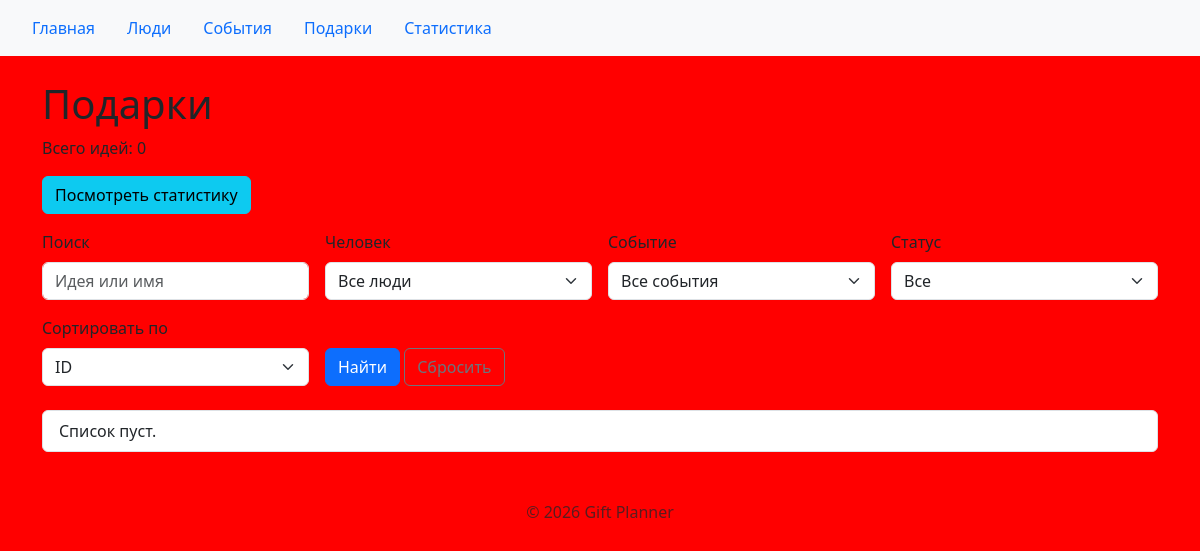
/gifts/, run on an earlier commit of the app's database.
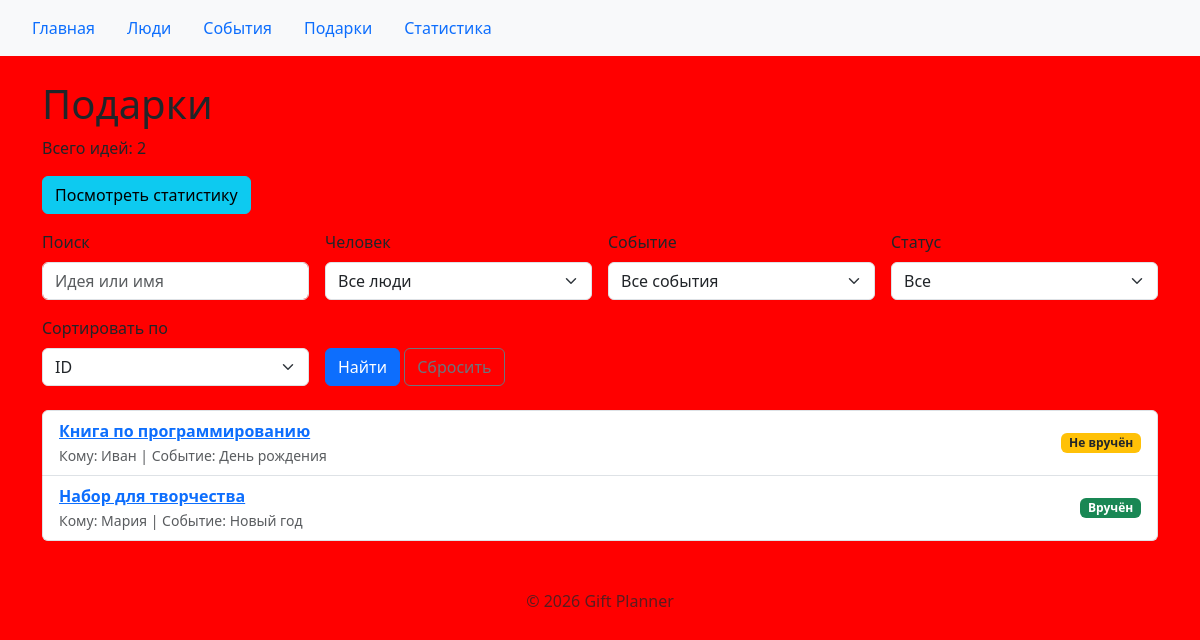
And on a later commit of the database.
### gifts/models.py (models this page shows, shortened)
class Gift(models.Model):
    person = models.ForeignKey(
        Person,
        on_delete=models.PROTECT,
        related_name="gifts",
        verbose_name="Человек",
    )
    event = models.ForeignKey(
        Event,
        on_delete=models.PROTECT,
        related_name="gifts",
        verbose_name="Событие",
    )
    idea = models.CharField(
        max_length=300,
        verbose_name="Идея подарка",
    )
    is_done = models.BooleanField(
        default=False,
        verbose_name="Вручён",
    )
    class Meta:
        ordering = ["pk"]
        verbose_name = "Подарок"
        verbose_name_plural = "Подарки"

### gifts/views.py (the view)
# urls.py: path("gifts/", include("gifts.urls")),
def gifts(request):
    query = request.GET.get("q", "").strip()
    person_id = request.GET.get("person", "").strip()
    event_id = request.GET.get("event", "").strip()
    status = request.GET.get("status", "").strip()
    sort = request.GET.get("sort", "id")
    gifts_data = Gift.objects.all()
    if query:
        gifts_data = gifts_data.filter(
            Q(idea__icontains=query) | Q(person__name__icontains=query)
        )
    if person_id.isdigit():
        gifts_data = gifts_data.filter(person_id=int(person_id))
    if event_id.isdigit():
        gifts_data = gifts_data.filter(event_id=int(event_id))
    if status == "done":
        gifts_data = gifts_data.filter(is_done=True)
    elif status == "pending":
        gifts_data = gifts_data.exclude(is_done=True)
    gifts_data = gifts_data.annotate(
        person_name=F("person__name"),
        event_title=F("event__title"),
    )
    sort_fields = {
        "id": "id",
        "idea": "idea",
        "person": "person__name",
        "event": "event__title",
    }
    sort_field = sort_fields.get(sort, "id")
    gifts_data = gifts_data.order_by(sort_field, "id")
    gifts_data = gifts_data.values(
        "id",
        "idea",
        "is_done",
        "person_name",
        "event_title",
    )
    paginator = Paginator(gifts_data, 5)
    page_obj = paginator.get_page(request.GET.get("page"))
    context = {
        "gifts": page_obj,
        "page_obj": page_obj,
        "query": query,
        "selected_person": person_id,
        "selected_event": event_id,
        "status": status,
        "sort": sort,
        "persons": Person.objects.order_by("name"),
        "events": Event.objects.order_by("title"),
        "total_count": paginator.count,
    }
    return render(request, "gifts/gift_list.html", context)

### gifts/templates/gifts/gift_list.html (shortened to what this page needs)
{% extends "base.html" %}
{% block content %}
<h1>Подарки</h1>
<p>Всего идей: {{ total_count }}</p>
<a href="{% url 'gifts:statistics' %}" class="btn btn-info mb-3">Посмотреть статистику</a>
<form method="get" class="mb-4">
    <div class="row g-3 align-items-end">
        <div class="col-md-3">
            <label for="q" class="form-label">Поиск</label>
            <input
                type="text"
                id="q"
                name="q"
                class="form-control"
                value="{{ query }}"
                placeholder="Идея или имя"
            >
        </div>
        <div class="col-md-3">
            <label for="person" class="form-label">Человек</label>
            <select id="person" name="person" class="form-select">
                <option value="">Все люди</option>
            </select>
        </div>
        <div class="col-md-3">
            <label for="event" class="form-label">Событие</label>
            <select id="event" name="event" class="form-select">
                <option value="">Все события</option>
            </select>
        </div>
        <div class="col-md-3">
            <label for="status" class="form-label">Статус</label>
            <select id="status" name="status" class="form-select">
                <option value="" {% if status == "" %}selected{% endif %}>Все</option>
            </select>
        </div>
        <div class="col-md-3">
            <label for="sort" class="form-label">Сортировать по</label>
            <select id="sort" name="sort" class="form-select">
                <option value="id" {% if sort == "id" %}selected{% endif %}>ID</option>
            </select>
        </div>
        <div class="col-md-3">
            <button type="submit" class="btn btn-primary">Найти</button>
            <a href="{% url 'gifts:list' %}" class="btn btn-outline-secondary">Сбросить</a>
        </div>
    </div>
</form>
<ul class="list-group">
    {% for gift in gifts %}
    <li class="list-group-item d-flex justify-content-between align-items-center">
        <div>
            <a href="{% url 'gifts:detail' gift.id %}"><strong>{{ gift.idea }}</strong></a>
            <br>
            <small class="text-muted">Кому: {{ gift.person_name }} | Событие: {{ gift.event_title }}</small>
        </div>
        {% if gift.is_done %}
            <span class="badge bg-success">Вручён</span>
        {% else %}
            <span class="badge bg-warning text-dark">Не вручён</span>
        {% endif %}
    </li>
    {% empty %}
        <li class="list-group-item">Список пуст.</li>
    {% endfor %}
</ul>
{% endblock %}

### templates/base.html (shortened to what this page needs)
{% load static %}
<!DOCTYPE html>
<html lang="ru">
<head>
    <link rel="stylesheet" href="https://cdn.jsdelivr.net/npm/bootstrap@5.3.3/dist/css/bootstrap.min.css">
    <link rel="stylesheet" href="{% static 'homepage/css/style.css' %}">
</head>
<body>
    {% include "includes/navigation.html" %}
    <main class="container mt-4">
        {% block content %}
        {% endblock %}
    </main>
    <footer class="container mt-5 mb-3 text-center text-muted">
        <p>© <span id="current-year"></span> Gift Planner</p>
    </footer>
</body>
</html>

### templates/includes/navigation.html
<nav class="nav bg-light px-3 py-2 mb-4">
    <a class="nav-link" href="{% url 'homepage:index' %}">Главная</a>
    <a class="nav-link" href="{% url 'people:list' %}">Люди</a>
    <a class="nav-link" href="{% url 'events:list' %}">События</a>
    <a class="nav-link" href="{% url 'gifts:list' %}">Подарки</a>
    <a class="nav-link" href="{% url 'gifts:statistics' %}">Статистика</a>
</nav>

### homepage/static/homepage/css/style.css (style rules this page uses)
body { background-color: red; }

What changed in the data, as far as the page shows it:
added Gift: idea "Книга по программированию", person_name "Иван", event_title "День рождения", is_done "Не вручён"
added Gift: idea "Набор для творчества", person_name "Мария", event_title "Новый год", is_done "Вручён"
Also different on the page:
{{ total_count }}: "0" → "2"
text no longer shown: "Список пуст."
